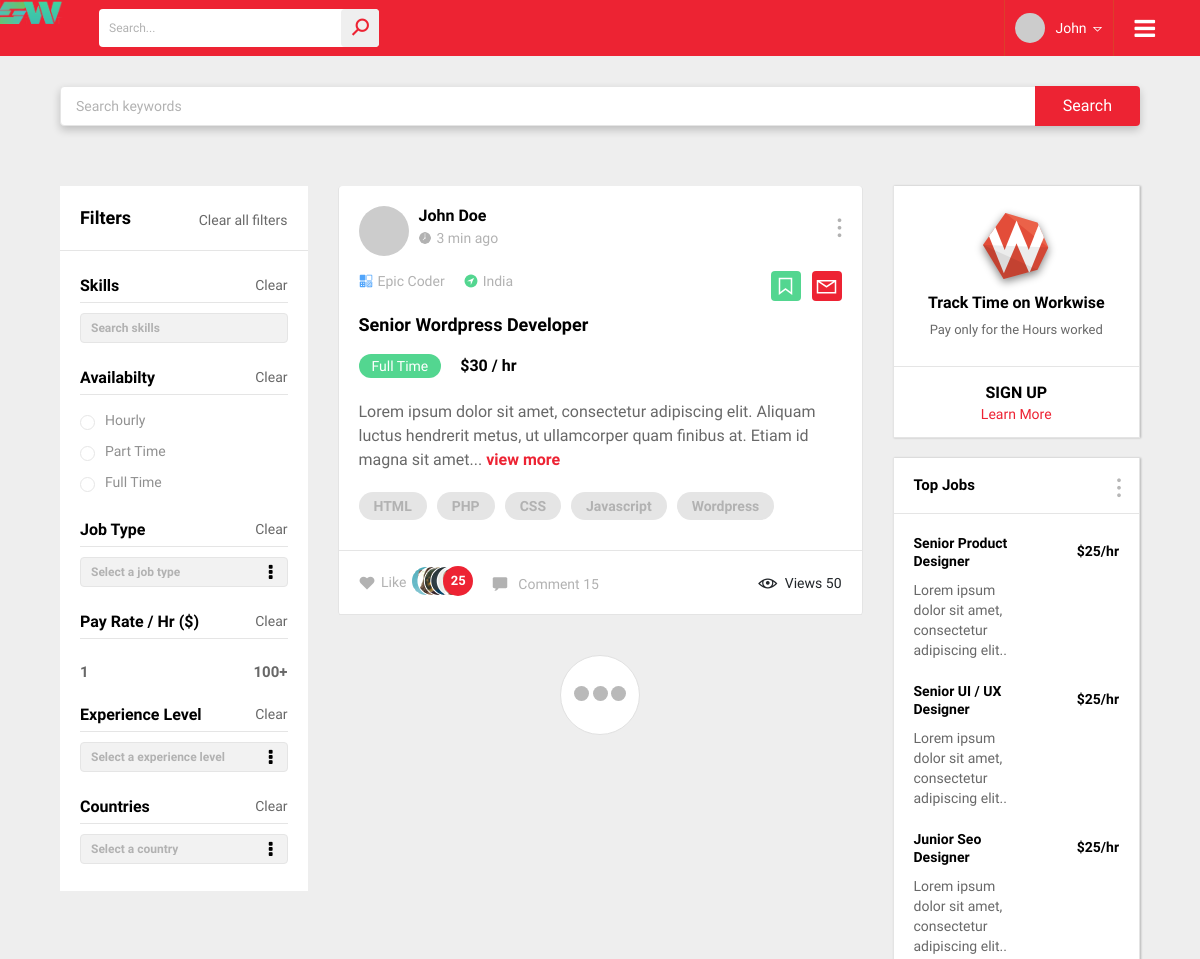
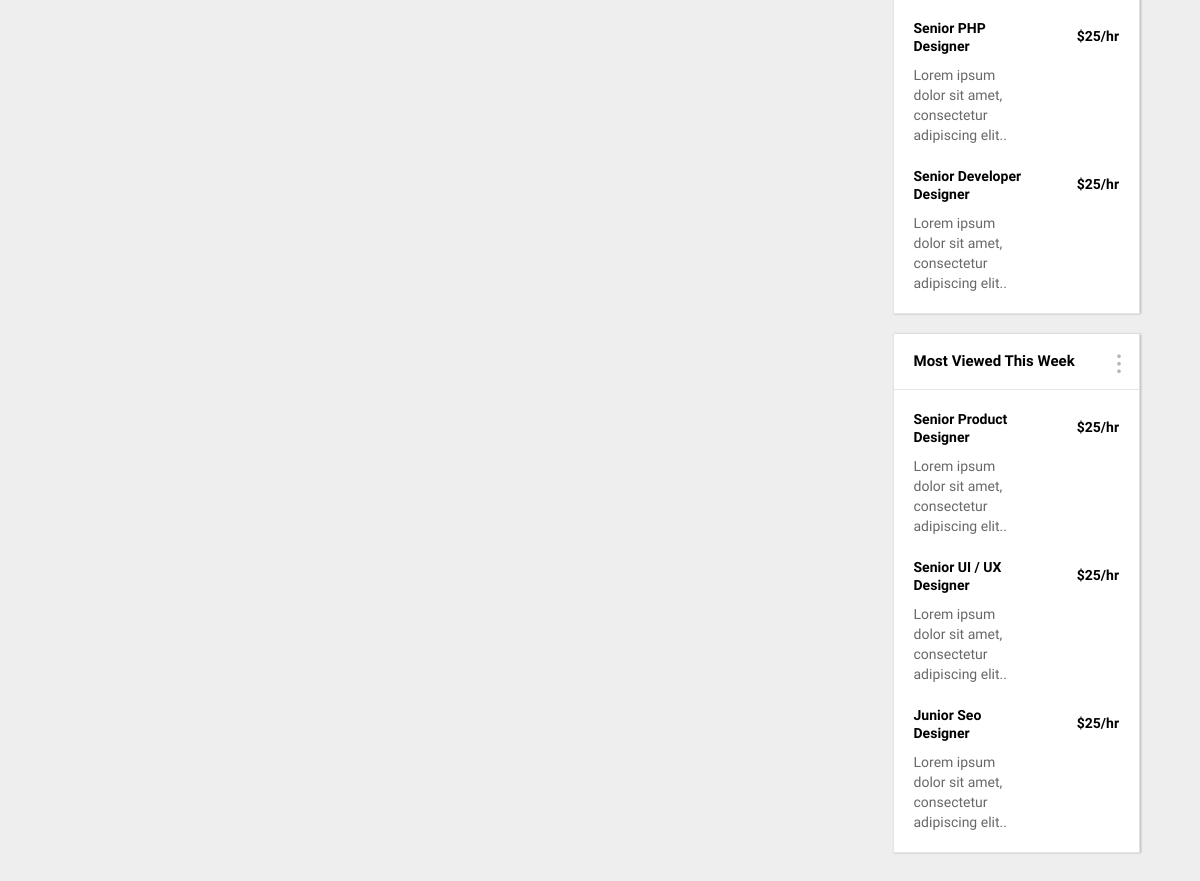
Page /job/list/ (signed in) on the earlier database version (2 pictures, top to bottom).
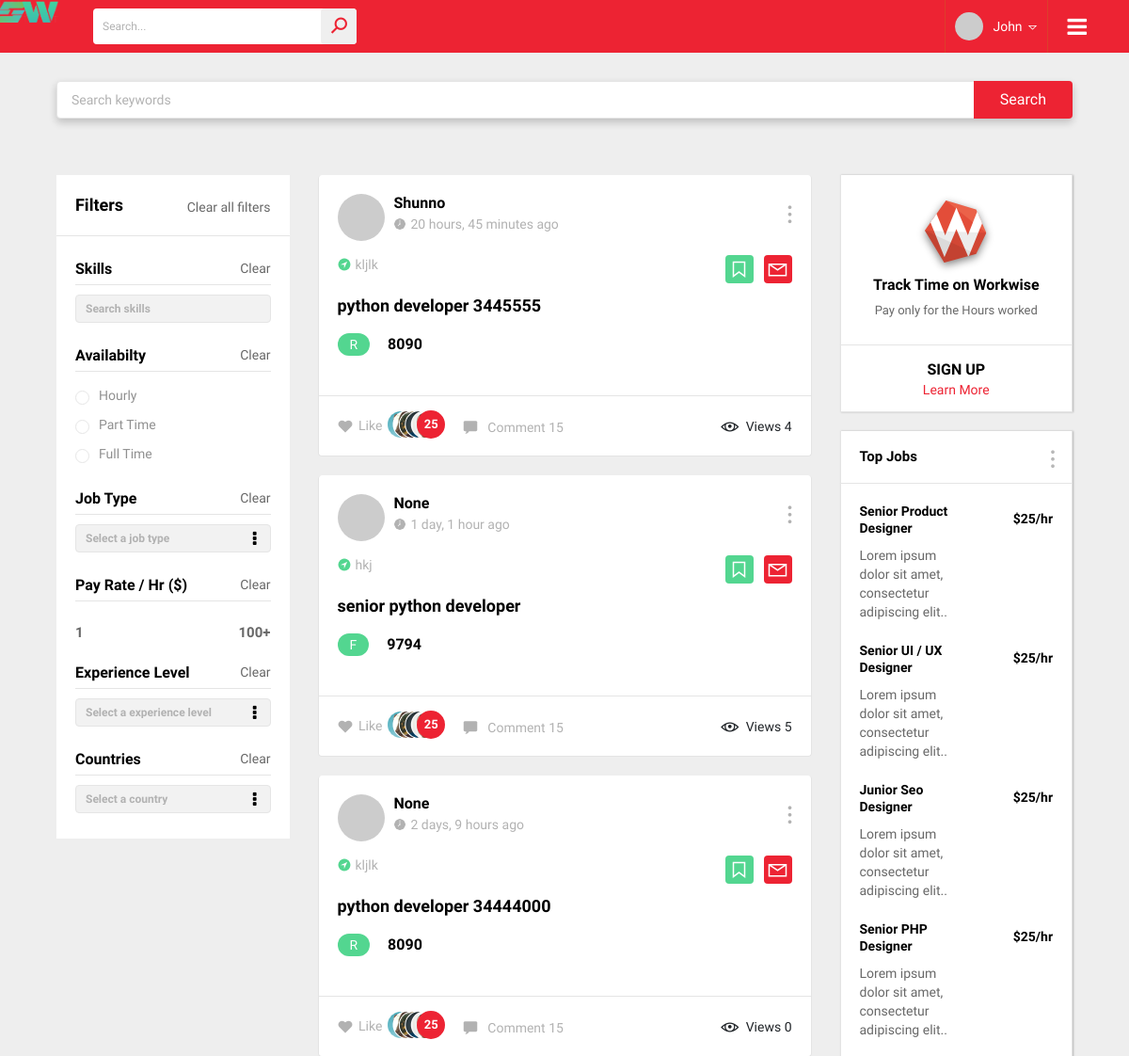
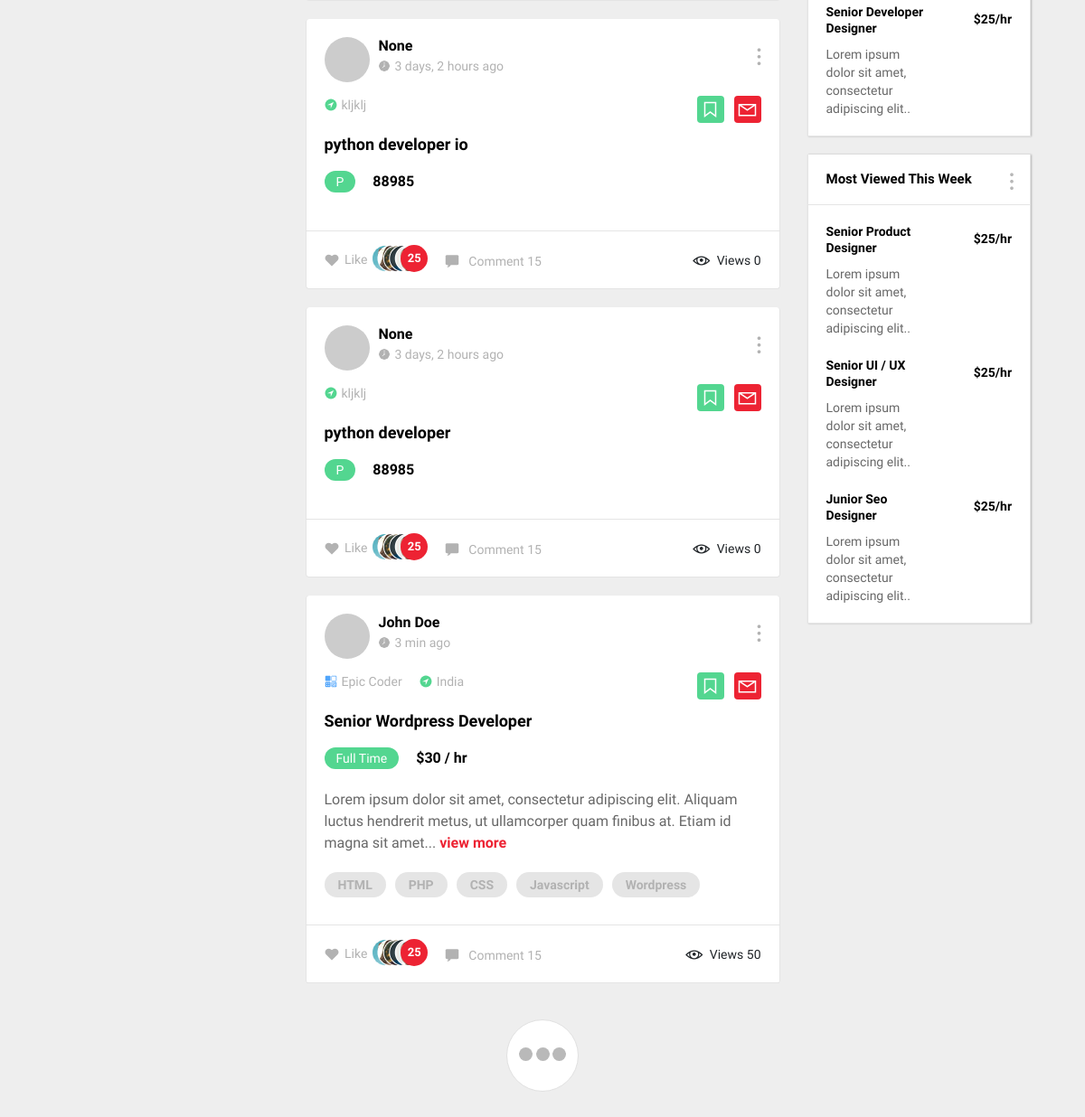
Same page on the later database version (2 pictures, top to bottom).
### Job/models.py (models this page shows, shortened)
class Job(models.Model):
    company               = models.ForeignKey(Company, on_delete=models.CASCADE, null=True, blank=True)
    position              = models.CharField(max_length=120)
    vacancy               = models.IntegerField(null=True, blank=True)
    job_context 	      = models.TextField(null=True, blank=True)#richtextfield
    job_responsibility    = models.TextField(null=True, blank=True)#richtextfield
    employment_status     = models.CharField(max_length=1, choices=EMPLOYMENT_STATUS_CHOICES, null=True, blank=True)
    educational_req       = models.TextField(null=True, blank=True)#richtextfield
    experience_req        = models.TextField(null=True, blank=True)#richtextfield
    additional_req        = models.TextField(null=True, blank=True)#richtextfield
    job_location          = models.CharField(max_length=150, null=True, blank=True)
    salaray               = models.IntegerField(null=True, blank=True)
    compensation          = models.TextField(null=True, blank=True)
    application_deadline  = models.DateField(auto_now=False, auto_now_add=False, null=True, blank=True)
    application_procedure = models.TextField(null=True, blank=True)
    publish_on     	 	  = models.DateTimeField(auto_now=True, auto_now_add=False)
    draft                 = models.BooleanField(default=False)
    slug                  = models.SlugField(unique=True, null=True, blank=True)
    category              = models.ForeignKey(Category, on_delete=models.CASCADE, null=True, blank=True)
    count                 = models.IntegerField(default=0)
    objects = JobPostManager()
    class Meta:
        ordering = ["-publish_on"]

### Company/models.py (models this page shows)
class Company(models.Model):
    user                   = models.OneToOneField(User, on_delete=models.CASCADE)
    slug                   = models.SlugField(unique=True, null=True, blank=True)
    company_name           = models.CharField(max_length=120)
    company_title          = models.CharField(max_length=120, null=True, blank=True)
    company_profile_image  = models.ImageField(upload_to=upload_location, null=True, blank=True)
    company_info           = models.TextField(null=True, blank=True)
    company_email          = models.EmailField()
    company_country        = models.CharField(max_length=20)
    company_address        = models.ForeignKey(Address, on_delete=models.CASCADE, null=True, blank=True)
    company_web_link       = models.URLField(max_length=200, null=True, blank=True)
    company_ratting        = models.DecimalField(max_digits=2, decimal_places=2, null=True, blank=True)
    company_review         = models.CharField(max_length=150, null=True, blank=True)
    profile_created        = models.DateTimeField(auto_now=True, auto_now_add=False)
    is_company             = models.BooleanField(default=True)
    def __str__(self):
        return str(self.user)
    class Meta:
        ordering = ["-profile_created"]

### Job/views.py (the view, shortened to what this page needs)
# urls.py: path('job/list/', job_list, name='job_list'),
def job_list(request):
	queryset_list = Job.objects.active() #.order_by("-timestamp")
	if request.user.is_staff or request.user.is_superuser:
		queryset_list = Job.objects.all()
	query = request.GET.get("q")
	paginator = Paginator(queryset_list, 8) # Show 25 contacts per page
	page_request_var = "page"
	page = request.GET.get(page_request_var)
	try:
		queryset = paginator.page(page)
	except PageNotAnInteger:
		queryset = paginator.page(1)
	except EmptyPage:
		queryset = paginator.page(paginator.num_pages)
	context = {
		"object_list": queryset,
		"page_request_var": page_request_var,
	}
	return render(request, "job/jobs.html", context)

### templates/job/jobs.html (shortened to what this page needs)
{% extends "base.html" %}
{% load staticfiles %}
{% block content %}
<div class="search-sec">
	<div class="container">
		<div class="search-box">
			<form>
				<input type="text" name="search" placeholder="Search keywords">
				<button type="submit">Search</button>
			</form>
		</div>
	</div>
</div>
<main>
	<div class="main-section">
		<div class="container">
			<div class="main-section-data">
				<div class="row">
					<div class="col-lg-3">
						<div class="filter-secs">
							<div class="filter-heading">
								<h3>Filters</h3>
								<a href="#" title="">Clear all filters</a>
							</div>
							<div class="paddy">
								<div class="filter-dd">
									<div class="filter-ttl">
										<h3>Skills</h3>
										<a href="#" title="">Clear</a>
									</div>
									<form>
										<input type="text" name="search-skills" placeholder="Search skills">
									</form>
								</div>
								<div class="filter-dd">
									<div class="filter-ttl">
										<h3>Availabilty</h3>
										<a href="#" title="">Clear</a>
									</div>
									<ul class="avail-checks">
										<li>
											<label for="c1">
												<span></span>
											</label>
											<small>Hourly</small>
										</li>
										<li>
											<label for="c2">
												<span></span>
											</label>
											<small>Part Time</small>
										</li>
										<li>
											<label for="c3">
												<span></span>
											</label>
											<small>Full Time</small>
										</li>
									</ul>
								</div>
								<div class="filter-dd">
									<div class="filter-ttl">
										<h3>Job Type</h3>
										<a href="#" title="">Clear</a>
									</div>
									<form class="job-tp">
										<select>
											<option>Select a job type</option>
										</select>
										<i class="fa fa-ellipsis-v" aria-hidden="true"></i>
									</form>
								</div>
								<div class="filter-dd">
									<div class="filter-ttl">
										<h3>Pay Rate / Hr ($)</h3>
										<a href="#" title="">Clear</a>
									</div>
	                                <div class="rg-limit">
	                                	<h4>1</h4>
	                                	<h4>100+</h4>
	                                </div>
								</div>
								<div class="filter-dd">
									<div class="filter-ttl">
										<h3>Experience Level</h3>
										<a href="#" title="">Clear</a>
									</div>
									<form class="job-tp">
										<select>
											<option>Select a experience level</option>
										</select>
										<i class="fa fa-ellipsis-v" aria-hidden="true"></i>
									</form>
								</div>
								<div class="filter-dd">
									<div class="filter-ttl">
										<h3>Countries</h3>
										<a href="#" title="">Clear</a>
									</div>
									<form class="job-tp">
										<select>
											<option>Select a country</option>
										</select>
										<i class="fa fa-ellipsis-v" aria-hidden="true"></i>
									</form>
								</div>
							</div>
						</div>
					</div>
					<div class="col-lg-6">
						<div class="main-ws-sec">
							<div class="posts-section">
								{% for obj in object_list %}
								<div class="post-bar">
									<div class="post_topbar">
										<div class="usy-dt">
											<img src="http://via.placeholder.com/50x50" alt="">
											<div class="usy-name">
												<h3>{{obj.company}}</h3>
												<span><img src="images/clock.png" alt="">{{obj.publish_on|timesince}} ago</span>
											</div>
										</div>
										<div class="ed-opts">
											<a href="#" title="" class="ed-opts-open"><i class="la la-ellipsis-v"></i></a>
										</div>
									</div>
									<div class="epi-sec">
										<ul class="descp">
											<li><img src="images/icon9.png" alt=""><span>{{obj.job_location}}</span></li>
										</ul>
										<ul class="bk-links">
											<li><a href="#" title=""><i class="la la-bookmark"></i></a></li>
											<li><a href="#" title=""><i class="la la-envelope"></i></a></li>
										</ul>
									</div>
									<div class="job_descp">
										<h3>{{obj.position}}</h3>
										<ul class="job-dt">
											<li><a href="#" title="">{{obj.employment_status}}</a></li>
											<li><span>{{obj.salaray}}</span></li>
										</ul>
									</div>
									<div class="job-status-bar">
										<ul class="like-com">
											<li>
												<a href="#"><i class="la la-heart"></i> Like</a>
												<img src="images/liked-img.png" alt="">
												<span>25</span>
											</li>
											<li><a href="#" title="" class="com"><img src="images/com.png" alt=""> Comment 15</a></li>
										</ul>
										<a><i class="la la-eye"></i>Views {{obj.count}}</a>
									</div>
								</div>
								{% endfor %}
								<div class="posty">
									<div class="post-bar no-margin">
										<div class="post_topbar">
											<div class="usy-dt">
												<img src="http://via.placeholder.com/50x50" alt="">
												<div class="usy-name">
													<h3>John Doe</h3>
													<span><img src="images/clock.png" alt="">3 min ago</span>
												</div>
											</div>
											<div class="ed-opts">
												<a href="#" title="" class="ed-opts-open"><i class="la la-ellipsis-v"></i></a>
											</div>
										</div>
										<div class="epi-sec">
											<ul class="descp">
												<li><img src="images/icon8.png" alt=""><span>Epic Coder</span></li>
												<li><img src="images/icon9.png" alt=""><span>India</span></li>
											</ul>
											<ul class="bk-links">
												<li><a href="#" title=""><i class="la la-bookmark"></i></a></li>
												<li><a href="#" title=""><i class="la la-envelope"></i></a></li>
											</ul>
										</div>
										<div class="job_descp">
											<h3>Senior Wordpress Developer</h3>
											<ul class="job-dt">
												<li><a href="#" title="">Full Time</a></li>
												<li><span>$30 / hr</span></li>
											</ul>
											<p>Lorem ipsum dolor sit amet, consectetur adipiscing elit. Aliquam luctus hendrerit metus, ut ullamcorper quam finibus at. Etiam id magna sit amet... <a href="#" title="">view more</a></p>
											<ul class="skill-tags">
												<li><a href="#" title="">HTML</a></li>
												<li><a href="#" title="">PHP</a></li>
												<li><a href="#" title="">CSS</a></li>
												<li><a href="#" title="">Javascript</a></li>
												<li><a href="#" title="">Wordpress</a></li>
											</ul>
										</div>
										<div class="job-status-bar">
											<ul class="like-com">
												<li>
													<a href="#"><i class="la la-heart"></i> Like</a>
													<img src="images/liked-img.png" alt="">
													<span>25</span>
												</li>
												<li><a href="#" title="" class="com"><img src="images/com.png" alt=""> Comment 15</a></li>
											</ul>
											<a><i class="la la-eye"></i>Views 50</a>
										</div>
									</div>
								</div>
								<div class="process-comm">
									<div class="spinner">
										<div class="bounce1"></div>
										<div class="bounce2"></div>
										<div class="bounce3"></div>
									</div>
								</div>
							</div>
						</div>
					</div>
					<div class="col-lg-3">
						<div class="right-sidebar">
							<div class="widget widget-about">
								<img src="images/wd-logo.png" alt="">
								<h3>Track Time on Workwise</h3>
								<span>Pay only for the Hours worked</span>
								<div class="sign_link">
									<h3><a href="#" title="">Sign up</a></h3>
									<a href="#" title="">Learn More</a>
								</div>
							</div>
							<div class="widget widget-jobs">
								<div class="sd-title">
									<h3>Top Jobs</h3>
									<i class="la la-ellipsis-v"></i>
								</div>
								<div class="jobs-list">
									<div class="job-info">
										<div class="job-details">
											<h3>Senior Product Designer</h3>
											<p>Lorem ipsum dolor sit amet, consectetur adipiscing elit..</p>
										</div>
										<div class="hr-rate">
											<span>$25/hr</span>
										</div>
									</div>
									<div class="job-info">
										<div class="job-details">
											<h3>Senior UI / UX Designer</h3>
											<p>Lorem ipsum dolor sit amet, consectetur adipiscing elit..</p>
										</div>
										<div class="hr-rate">
											<span>$25/hr</span>
										</div>
									</div>
									<div class="job-info">
										<div class="job-details">
											<h3>Junior Seo Designer</h3>
											<p>Lorem ipsum dolor sit amet, consectetur adipiscing elit..</p>
										</div>
										<div class="hr-rate">
											<span>$25/hr</span>
										</div>
									</div>
									<div class="job-info">
										<div class="job-details">
											<h3>Senior PHP Designer</h3>
											<p>Lorem ipsum dolor sit amet, consectetur adipiscing elit..</p>
										</div>
										<div class="hr-rate">
											<span>$25/hr</span>
										</div>
									</div>
									<div class="job-info">
										<div class="job-details">
											<h3>Senior Developer Designer</h3>
											<p>Lorem ipsum dolor sit amet, consectetur adipiscing elit..</p>
										</div>
										<div class="hr-rate">
											<span>$25/hr</span>
										</div>
									</div>
								</div>
							</div>
							<div class="widget widget-jobs">
								<div class="sd-title">
									<h3>Most Viewed This Week</h3>
									<i class="la la-ellipsis-v"></i>
								</div>
								<div class="jobs-list">
									<div class="job-info">
										<div class="job-details">
											<h3>Senior Product Designer</h3>
											<p>Lorem ipsum dolor sit amet, consectetur adipiscing elit..</p>
										</div>
										<div class="hr-rate">
											<span>$25/hr</span>
										</div>
									</div>
									<div class="job-info">
										<div class="job-details">
											<h3>Senior UI / UX Designer</h3>
											<p>Lorem ipsum dolor sit amet, consectetur adipiscing elit..</p>
										</div>
										<div class="hr-rate">
											<span>$25/hr</span>
										</div>
									</div>
									<div class="job-info">
										<div class="job-details">
											<h3>Junior Seo Designer</h3>
											<p>Lorem ipsum dolor sit amet, consectetur adipiscing elit..</p>
										</div>
										<div class="hr-rate">
											<span>$25/hr</span>
										</div>
									</div>
								</div>
							</div>
						</div>
					</div>
				</div>
			</div>
		</div>
	</div>
</main>
{% endblock content %}

### templates/base.html (shortened to what this page needs)
{% load staticfiles %}
<!DOCTYPE html>
<html>
	<head>
		<link rel="stylesheet" type="text/css" href='{% static "css/animate.css"%}'>
		<link rel="stylesheet" type="text/css" href='{% static "css/bootstrap.min.css"%}'>
		<link rel="stylesheet" type="text/css" href='{% static "css/line-awesome.css"%}'>
		<link rel="stylesheet" type="text/css" href='{% static "css/line-awesome-font-awesome.min.css"%}'>
		<link rel="stylesheet" type="text/css" href='{% static "css/font-awesome.min.css"%}'>
		<link rel="stylesheet" type="text/css" href='{% static "css/jquery.mCustomScrollbar.min.css"%}'>
		<link rel="stylesheet" type="text/css" href='{% static "lib/slick/slick.css"%}'>
		<link rel="stylesheet" type="text/css" href='{% static "lib/slick/slick-theme.css" %}'>
		<link rel="stylesheet" type="text/css" href='{% static "css/style.css" %}'>
		<link rel="stylesheet" type="text/css" href='{% static "css/responsive.css"%}'>
		<link rel="stylesheet" type="text/css" href='{% static "css/responsive.css"%}'>
	</head>
	<body>
		<div class="wrapper">
			<header>
				<div class="container">
					<div class="header-data">
						<div class="logo">
							<a href="index.html" title=""><img src="images/logo.png" alt=""></a>
						</div>
						<div class="search-bar">
							<form>
								<input type="text" name="search" placeholder="Search...">
								<button type="submit"><i class="la la-search"></i></button>
							</form>
						</div>
						<div class="menu-btn">
							<a href="#" title=""><i class="fa fa-bars"></i></a>
						</div>
						<div class="user-account">
							<div class="user-info">
								<img src="http://via.placeholder.com/30x30" alt="">
								<a href="#" title="">John</a>
								<i class="la la-sort-down"></i>
							</div>
						</div>
					</div>
				</div>
			</header>
		{% block content %}
		{% endblock content %}
		</div>
	</body>
</html>

Differences in the rows shown:
now on this page (row edited): Job: company "Shunno", publish_on "20 hours, 45 minutes", job_location "kljlk", position "python developer 3445555", employment_status "R", salaray "8090", count "4"
now on this page (row unchanged): Job: company "None", publish_on "1 day, 1 hour", job_location "hkj", position "senior python developer", employment_status "F", salaray "9794", count "5"
now on this page (row unchanged): Job: company "None", publish_on "2 days, 9 hours", job_location "kljlk", position "python developer 34444000", employment_status "R", salaray "8090", count "0"
now on this page (row unchanged): Job: company "None", publish_on "3 days, 2 hours", job_location "kljklj", position "python developer io", employment_status "P", salaray "88985", count "0"
now on this page (row unchanged): Job: company "None", publish_on "3 days, 2 hours", job_location "kljklj", position "python developer", employment_status "P", salaray "88985", count "0"
